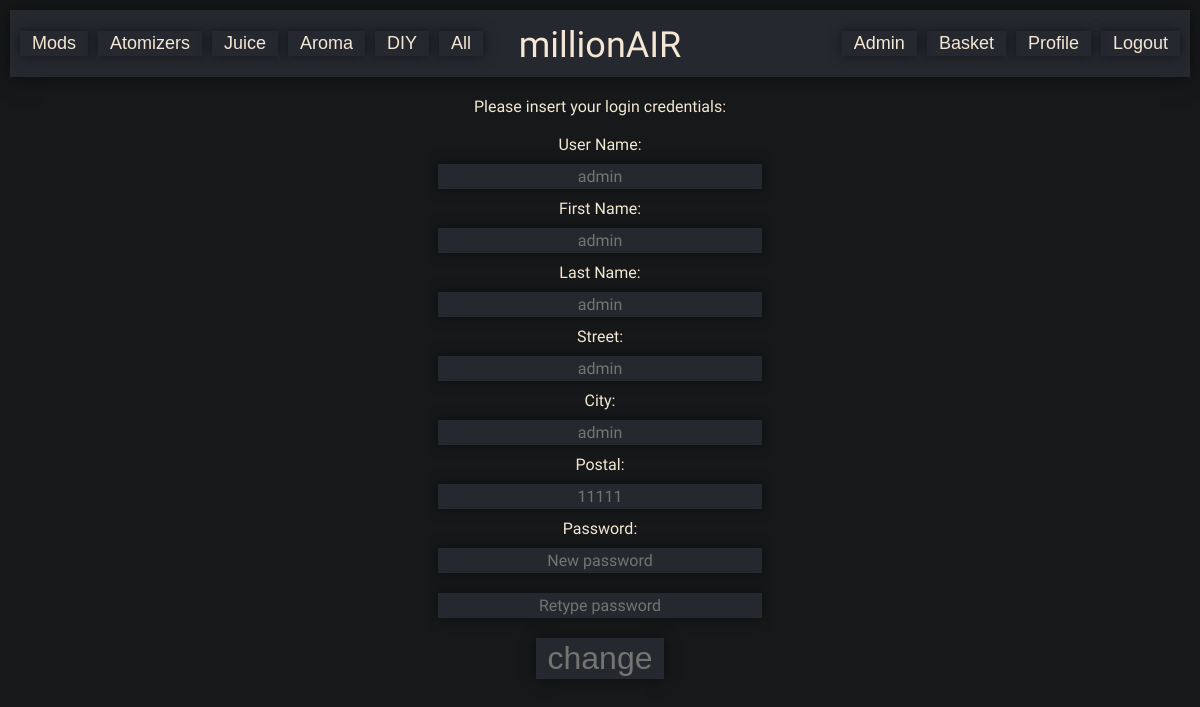
Page /sites/profile.php (signed in) on the committed database.
### tables this page shows
CREATE TABLE `users` (
  `userID` int(11) NOT NULL,
  `username` varchar(50) DEFAULT NULL,
  `firstname` varchar(50) DEFAULT NULL,
  `lastname` varchar(50) DEFAULT NULL,
  `admin` tinyint(1) DEFAULT NULL,
  `street` varchar(50) DEFAULT NULL,
  `city` varchar(50) DEFAULT NULL,
  `postal_code` varchar(50) DEFAULT NULL,
  `password` varchar(50) DEFAULT NULL
);

### sites/profile.php (the view, shortened to what this page needs)
<!DOCTYPE html>
<html lang='en'>
  <head>
      <link href='../css/general.css' media='screen' rel='stylesheet' type='text/css'/>
      <link href='../css/font.css' media='screen' rel='stylesheet' type='text/css'/>
      <link href='../css/form.css' media='screen' rel='stylesheet' type='text/css'/>
  </head>
  <body>
    <div id='titleBar'>
      <div id='title_categories'>
        <form class="title-categories" action="/millionAIR/index.php?category=Mods" method="post">
          <input class='button button_title' type="submit" name="Mods" value="Mods">
        </form>
        <form class="title-categories" action="/millionAIR/index.php?category=Atomizers" method="post">
          <input class='button button_title' type="submit" name="Atomizers" value="Atomizers">
        </form>
        <form class="title-categories" action="/millionAIR/index.php?category=Juice" method="post">
          <input class='button button_title' type="submit" name="Juice" value="Juice">
        </form>
        <form class="title-categories" action="/millionAIR/index.php?category=Aroma" method="post">
          <input class='button button_title' type="submit" name="Aroma" value="Aroma">
        </form>
        <form class="title-categories" action="/millionAIR/index.php?category=DIY" method="post">
          <input class='button button_title' type="submit" name="DIY" value="DIY">
        </form>
        <form class="title-categories" action="/millionAIR/index.php?category=All" method="post">
          <input class='button button_title' type="submit" name="all" value="All">
        </form>
      </div>
      <span class='font_title'><a href='/millionAIR/index.php'>millionAIR</a></span>
      <div id='title_profile'>
        <?php
          if (empty($_SESSION['userID'])) {
            echo "  <form class='title_profile_align' action='/millionAIR/sites/login.php' method='post'>
                      <input class='button button_title' type='submit' name='login' value='Login'>
                    </form>
                    <form class='title_profile_align' action='/millionAIR/sites/register.php' method='post'>
                      <input class='button button_title' type='submit' name='register' value='Register'>
                    </form>";
          } else {
            echo "  <form class='title_profile_align' action='/millionAIR/sites/logout.php' method='post'>
                      <input class='button button_title' type='submit' name='logout' value='Logout'>
                    </form>
                    <form class='title_profile_align' action='/millionAIR/sites/profile.php' method='post'>
                      <input class='button button_title' type='submit' name='profile' value='Profile'>
                    </form>";
          }
        ?>
        <form class='title_profile_align' action='/millionAIR/sites/basket.php' method='post'>
          <input class='button button_title' type='submit' name='basket' value='Basket'>
        </form>
        <?php
          if (!empty($_SESSION['admin']) && $_SESSION['admin']) {
            echo "  <form class='title_profile_align' action='/millionAIR/sites/admin.php' method='post'>
                      <input class='button button_title' type='submit' name='logout' value='Admin'>
                    </form>";
          }
        ?>
    </div>
    </div>
      <div id='content'>
        <div class='profile_form'>
          <?php
            if (empty($_SESSION['userID'])) {
              echo "  <form action='/millionAIR/sites/login.php' method='post'>
                        You are not logged in!<br>
                        Please login to access your profile data:
                        <input type='submit' class='button' value='Login'>
                      </form>";
            } else {
              $mysqli = new mysqli("localhost", "root","", "millionAIR");
              $userID = $_SESSION["userID"];
              $pwindb = $mysqli->query("SELECT username, firstname, lastname, street, city, postal_code, password FROM users WHERE userID = {$userID}");
              $fetch = mysqli_fetch_array($pwindb);
              $gotdata = array($fetch['username'], $fetch['firstname'], $fetch['lastname'], $fetch['street'], $fetch['city'], $fetch['postal_code'], $fetch['password']);
              echo "  <form action='profile_change.php' method='post'>
                        Please insert your login credentials:<br><br>
                        <span>User Name: <input type='text' name='username' placeholder='User Name' value='$gotdata[0]' autocomplete='off'></span>
                        First Name: <input type='text' name='firstname' placeholder='First Name' value='$gotdata[1]' autocomplete='off'>
                        Last Name:<input type='text' name='lastname' placeholder='Last Name' value='$gotdata[2]' autocomplete='off'>
                        Street: <input type='text' name='street' placeholder='Street' value='$gotdata[3]' autocomplete='off'>
                        City: <input type='text' name='city' placeholder='City' value='$gotdata[4]' autocomplete='off'>
                        Postal: <input type='text' name='postal_code' placeholder='Postal' value='$gotdata[5]' autocomplete='off'>
                        Password: <input type='password' name='password' placeholder='New password' autocomplete='off'>
                        <input type='password' name='password2' placeholder='Retype password' autocomplete='off'>
                        <input type='submit' class='button' value='change'>
                      </form>";
            }
          ?>
      </div>
    </div>
  </body>
</html>

### css/general.css (style rules this page uses)
html { --color-bg: #171819; --color-main: #262830; --color-sb-inactive: #212328; --color-selection: #ffecba; --color-text-link: #F4E7D3; --color-text-inactive: #747470; --color-text-content: #F4E7D3; --color-text-pre01: #FFA06F; --color-text-pre02: #F38181; --color-text-pre03: #c5f0a4; --color-shadow5: rgba(0,0,0,.5); --color-shadow6: rgba(0,0,0,.6); --color-shadow75: rgba(0,0,0,.75); --height-searchBox: 48px; --width-label: 10ch; --width-category: 40ch; --width-articleSpacing: 2px; --padding-category: 10px; --margin-category: 5px; --font-size-normal: 16px; min-height: 100vh; background: var(--color-bg); font-family: 'Varela Round', sans-serif; font-size: var(--font-size-normal); -webkit-font-smoothing: antialiased; -moz-osx-font-smoothing: grayscale; }
body { margin: 10px 10px 0; color: white; }
#titleBar { position: relative; z-index: 10; background: var(--color-main); color: var(--color-text-content); height: calc(1.4 * var(--height-searchBox)); width: 100%; margin: 0 auto 10px; font-size: 36px; line-height: calc(1.4 * var(--height-searchBox) + 4px); text-align: center; box-shadow: 0 0 20px 0 var(--color-shadow5); transition: box-shadow 500ms ease; }
#title_categories { position: absolute; top: -8px; left: 10px; }
.title-categories { float: left; }
.title-categories:not(:first-child) { margin-left: 10px; }
#title_profile { position: absolute; top: -8px; right: 10px; }
.title_profile_align { float: right; }
.title_profile_align:not(:first-child) { margin-right: 10px; }
#content { position: relative; color: var(--color-text-content); background: transparent; height: 400px; width: 100%; margin-left: auto; margin-right: auto; margin-bottom: 22px; font-family: inherit; font-size: inherit; }

### css/form.css (style rules this page uses)
input[type='text'], input[type='number'], input[type='password'] { display: relative; color: var(--color-text-link); color: var(--color-text-inactive); background: var(--color-main); height: var(--hight-searchBox); width: 100%; margin: 10px auto; padding-left: 1ch; padding-right: 1ch; font: inherit; text-align: center; outline: none; border: 2px solid transparent; box-sizing: border-box; box-shadow: 0 0 13px 0 var(--color-shadow5); transition: color 500ms, border 300ms, box-shadow 500ms, border-radius 300ms; }
.button { position: relative; background: var(--color-main); color: var(--color-text-content); color: var(--color-text-inactive); padding: 0 10px; margin: 10px auto; font-size: 2em; text-align: center; border: 2px solid transparent; -webkit-font-smoothing: antialiased; box-shadow: 0 0 13px 0 var(--color-shadow5); transition: background 300ms, color 300ms, border 300ms, box-shadow 500ms, border-radius 300ms; }
.profile_form { position: relative; color: inherit; background: transparent; -webkit-font-smoothing: antialiased; text-align: center; height: auto; width: 36ch; max-width: calc(100% - var(--label-width)); max-width: 100ch; padding: var(--padding-category); margin: var(--margin-category) auto; overflow: hidden; }
.button_title { font-size: 18px; color: var(--color-text-content); }

### rows in the picture
users: username "admin", firstname "admin", lastname "admin", street "admin", city "admin", postal_code "11111"
